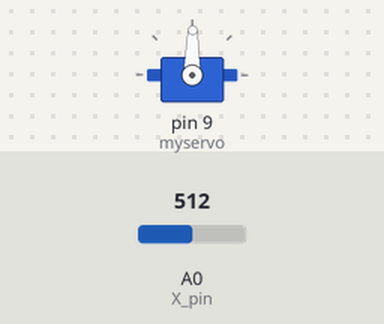
Recording of a sketch running on a simulated Arduino Uno, built with avr-gcc and run on an emulated ATmega328P. Shown: servo. Inputs (shaded band) come from the test bench; at power-on: A0 (X_pin) = 512.

Above: at 1.2 s.
1.3 s: A0 (X_pin) set to 716
At 2.5 s:
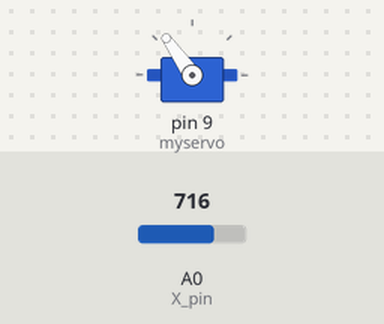
2.8 s: A0 (X_pin) set to 900
At 3.7 s:
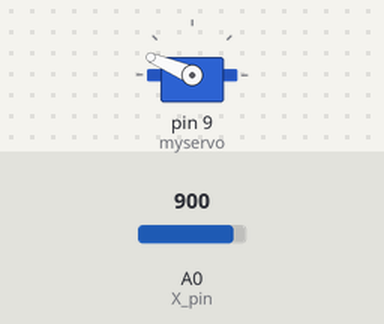
4.3 s: A0 (X_pin) set to 1023
At 4.8 s:
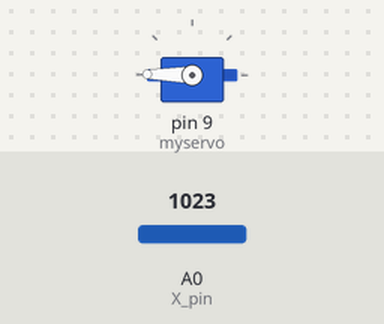
5.8 s: A0 (X_pin) set to 306
At 7.0 s:
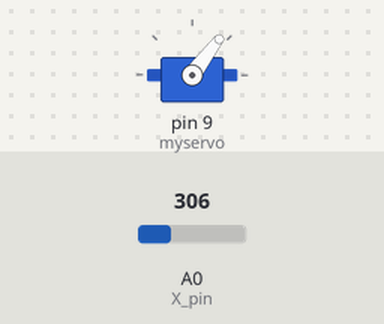
7.3 s: A0 (X_pin) set to 122
At 8.3 s:
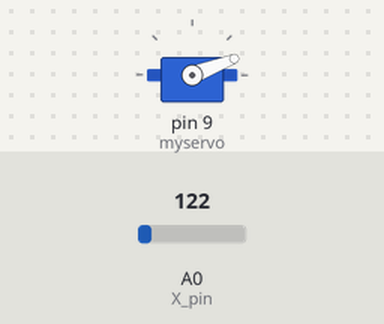
8.8 s: A0 (X_pin) set to 511
At 9.5 s:
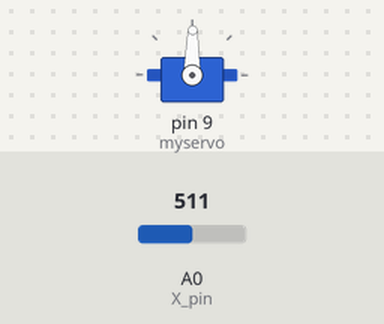
Timing chart, 0 to 11.3 s (numbered marks = the images above; inputs shaded):
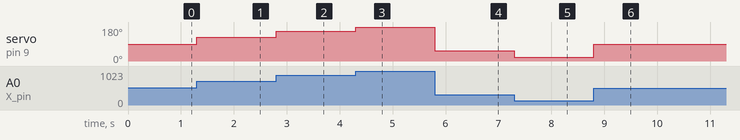

Measured:
- after the input at 1.3 s, servo on pin 9 (myservo): 89° → 125° at once
- after the input at 2.8 s, servo on pin 9 (myservo): 125° → 157° at once
- after the input at 4.3 s, servo on pin 9 (myservo): 157° → 179° at once
- after the input at 5.8 s, servo on pin 9 (myservo): 179° → 53° at once
- after the input at 7.3 s, servo on pin 9 (myservo): 53° → 21° at once
- after the input at 8.8 s, servo on pin 9 (myservo): 21° → 89° at once

The sketch:

joystick_servo.ino
```cpp
#include <Servo.h>

// Arduino pin numbers
const int SW_pin = 2; // digital pin connected to switch output
const int X_pin = 0; // analog pin connected to X output
const int Y_pin = 1; // analog pin connected to Y output
const int Servo_pin = 9;

int servo_pos = 0;
int x_pos = 0;

Servo myservo;

void setup() {
  pinMode(SW_pin, INPUT);
  digitalWrite(SW_pin, HIGH);
  myservo.attach(9);
  Serial.begin(9600);
  while (! Serial);
}

void loop() {
  x_pos = analogRead(X_pin);
  servo_pos =  map((int)x_pos,0,1023,0,179);
  /*Serial.print("servo = ");
  Serial.print(servo_pos);
  Serial.print(" x = ");
  Serial.print(x_pos);
  Serial.print("\n");*/
  myservo.write(servo_pos);
  //delay(100);
}
```
